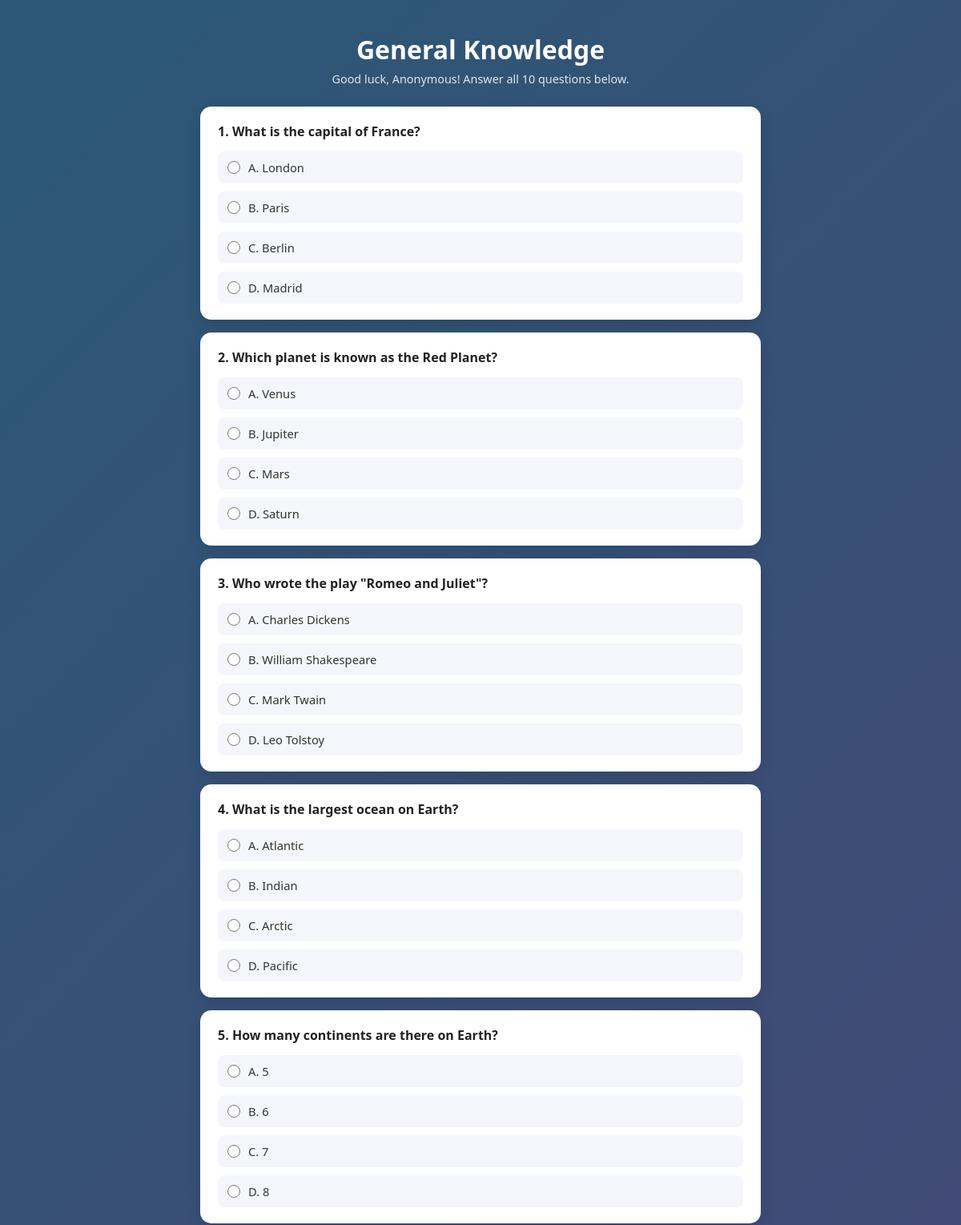
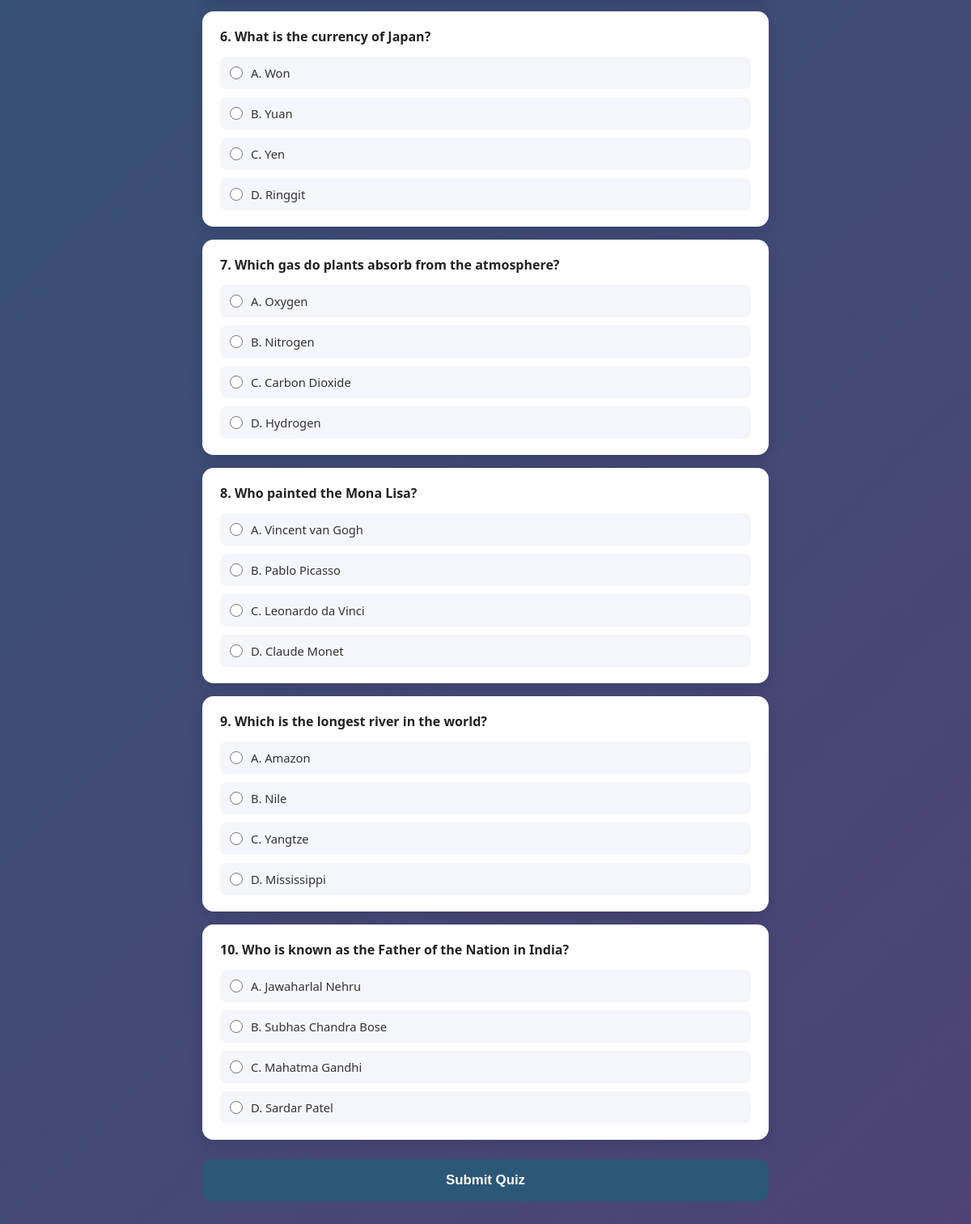
The app's page /quiz/1/ with its own data (2 pictures, top to bottom).
### quiz_app/models.py (models this page shows, shortened)
class Category(models.Model):
    name = models.CharField(max_length=100, unique=True)
    class Meta:
        verbose_name_plural = 'Categories'
        ordering = ['name']

class Question(models.Model):
    OPTION_CHOICES = [('A','Option A'),('B','Option B'),('C','Option C'),('D','Option D')]
    category = models.ForeignKey(Category, on_delete=models.CASCADE, related_name='questions')
    text = models.CharField(max_length=300)
    option_a = models.CharField(max_length=200)
    option_b = models.CharField(max_length=200)
    option_c = models.CharField(max_length=200)
    option_d = models.CharField(max_length=200)
    correct_option = models.CharField(max_length=1, choices=OPTION_CHOICES)
    def options(self):
        return [('A', self.option_a), ('B', self.option_b), ('C', self.option_c), ('D', self.option_d)]

### quiz_app/views.py (the view)
# urls.py: path('quiz/<int:category_id>/', views.quiz, name='quiz'),
def quiz(request, category_id):
    category = get_object_or_404(Category, id=category_id)
    questions = list(category.questions.all())
    player_name = request.session.get('player_name', 'Anonymous')
    if not questions:
        return render(request, 'quiz_app/home.html', {'categories': Category.objects.all(), 'error': f'"{category.name}" has no questions yet. Please choose another category.'})
    return render(request, 'quiz_app/quiz.html', {'category': category, 'questions': questions, 'player_name': player_name})

### quiz_app/templates/quiz_app/quiz.html (shortened to what this page needs)
<!DOCTYPE html>
{% load static %}
<html lang="en">
<head>
    <link rel="stylesheet" href="{% static 'quiz_app/style.css' %}">
</head>
<body>
    <div class="wrapper wrapper-wide">
        <header>
            <h1>{{ category.name }}</h1>
            <p class="subtitle">Good luck, {{ player_name }}! Answer all {{ questions|length }} questions below.</p>
        </header>
        <form method="POST" action="{% url 'submit_quiz' category.id %}" id="quizForm">
            {% for question in questions %}
                <div class="question-card">
                    <p class="question-text">{{ forloop.counter }}. {{ question.text }}</p>
                    <div class="options">
                        {% for key, text in question.options %}
                            <label class="option-label">
                                <input type="radio" name="question_{{ question.id }}" value="{{ key }}" required>
                                <span>{{ key }}. {{ text }}</span>
                            </label>
                        {% endfor %}
                    </div>
                </div>
            {% endfor %}
            <button type="submit" class="submit-btn">Submit Quiz</button>
        </form>
    </div>
</body>
</html>

### quiz_app/static/quiz_app/style.css (style rules this page uses)
* { margin: 0; padding: 0; box-sizing: border-box; }
body { font-family: 'Segoe UI', Roboto, Helvetica, Arial, sans-serif; min-height: 100vh; background: linear-gradient(135deg, #2b5876 0%, #4e4376 100%); display: flex; align-items: flex-start; justify-content: center; padding: 40px 15px; }
.wrapper { width: 100%; max-width: 480px; }
.wrapper-wide { width: 100%; max-width: 700px; }
header { text-align: center; color: #fff; margin-bottom: 25px; }
header h1 { font-size: 2rem; font-weight: 700; }
.subtitle { opacity: 0.85; font-size: 0.9rem; margin-top: 6px; }
.question-card { background: #fff; border-radius: 14px; padding: 20px 22px; margin-bottom: 16px; box-shadow: 0 6px 18px rgba(0,0,0,0.12); }
.question-text { font-weight: 600; color: #222; margin-bottom: 14px; font-size: 1rem; }
.options { display: flex; flex-direction: column; gap: 10px; }
.option-label { display: flex; align-items: center; gap: 10px; padding: 10px 12px; border-radius: 8px; background: #f5f6fb; cursor: pointer; font-size: 0.92rem; color: #333; }
.option-label input { accent-color: #2b5876; width: 16px; height: 16px; }
.submit-btn { width: 100%; padding: 16px; border: none; border-radius: 12px; background: #2b5876; color: #fff; font-weight: 700; font-size: 1.05rem; cursor: pointer; margin-top: 8px; margin-bottom: 30px; }

### records on screen
Category: name "General Knowledge"
Question: text "What is the capital of France?", options "A" "B" "C" "D", options "London" "Paris" "Berlin" "Madrid"
Question: text "Which planet is known as the Red Planet?", options "A" "B" "C" "D", options "Venus" "Jupiter" "Mars" "Saturn"
Question: text "Who wrote the play \"Romeo and Juliet\"?", options "A" "B" "C" "D", options "Charles Dickens" "William Shakespeare" "Mark Twain" "Leo Tolstoy"
Question: text "What is the largest ocean on Earth?", options "A" "B" "C" "D", options "Atlantic" "Indian" "Arctic" "Pacific"
Question: text "How many continents are there on Earth?", options "A" "B" "C" "D", options "5" "6" "7" "8"
Question: text "What is the currency of Japan?", options "A" "B" "C" "D", options "Won" "Yuan" "Yen" "Ringgit"
Question: text "Which gas do plants absorb from the atmosphere?", options "A" "B" "C" "D", options "Oxygen" "Nitrogen" "Carbon Dioxide" "Hydrogen"
Question: text "Who painted the Mona Lisa?", options "A" "B" "C" "D", options "Vincent van Gogh" "Pablo Picasso" "Leonardo da Vinci" "Claude Monet"
Question: text "Which is the longest river in the world?", options "A" "B" "C" "D", options "Amazon" "Nile" "Yangtze" "Mississippi"
Question: text "Who is known as the Father of the Nation in India?", options "A" "B" "C" "D", options "Jawaharlal Nehru" "Subhas Chandra Bose" "Mahatma Gandhi" "Sardar Patel"

### other values on screen
{{ player_name }} "Anonymous"
{{ questions|length }} "10"
